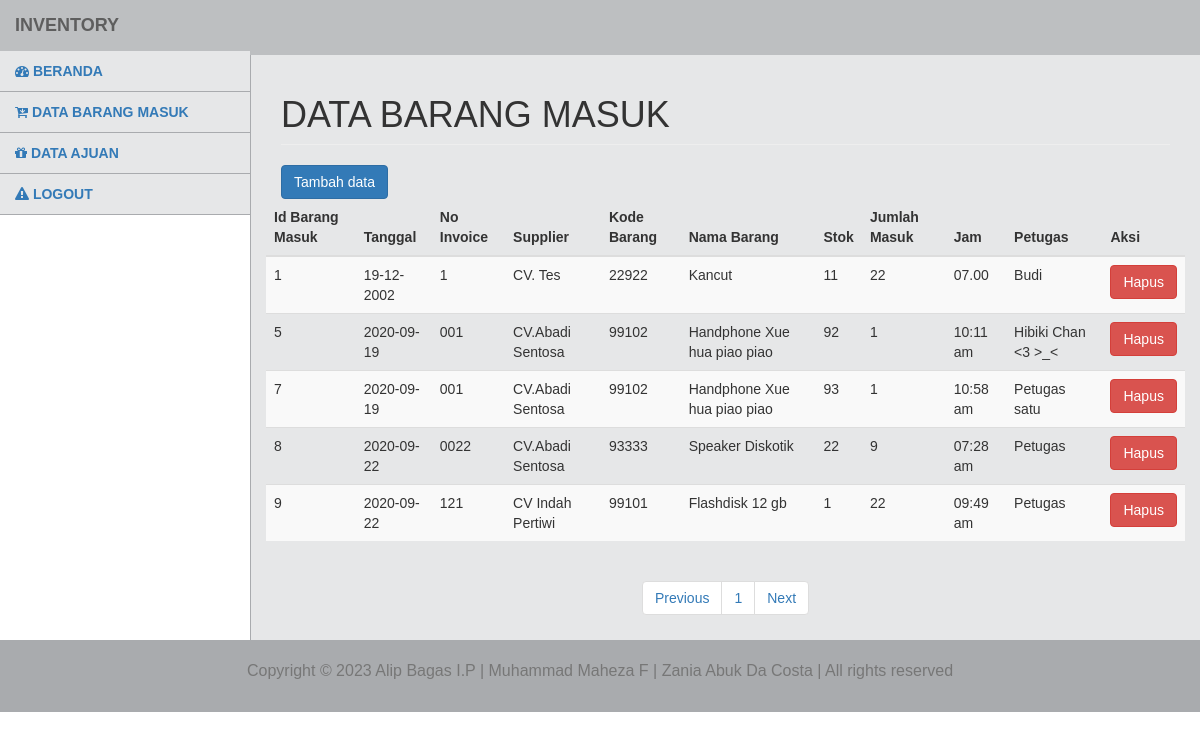
Screenshot of /petugas/modul/barangmasuk/title.php with the database file from the repository.
### tables this page shows
CREATE TABLE `tb_barang_in` (
  `id_brg_in` int(11) NOT NULL,
  `tanggal` varchar(255) NOT NULL,
  `noinv` varchar(11) NOT NULL,
  `supplier` varchar(255) NOT NULL,
  `kode_brg` varchar(11) NOT NULL,
  `nama_brg` varchar(255) NOT NULL,
  `stok` int(11) NOT NULL,
  `jml_masuk` int(11) NOT NULL,
  `jam` varchar(255) NOT NULL,
  `petugas` varchar(255) NOT NULL
);

### petugas/modul/barangmasuk/title.php (the view, shortened to what this page needs)
<!DOCTYPE html>
<html>
    <head>
        <link href="../vendor/css/bootstrap/bootstrap.min.css" rel="stylesheet">
        <link href="../vendor/css/bootstrap/bootstrap.css" rel="stylesheet">
        <link href="../vendor/font-awesome/css/font-awesome.min.css" rel="stylesheet" type="text/css">
        <link href="../css/tampilanadmin.css" rel="stylesheet">
    </head>
    <body>
        <div id="wrapper">
            <nav class="navbar navbar-default navbar-static-top" role="navigation" style="margin-bottom: 0">
            <div class="navbar-header">
                <a class="navbar-brand">Inventory</a>
            </div>
            <ul class="nav navbar-top-links navbar-right">
                <li class="dropdown">
                    <a class="dropdown-toggle" data-toggle="dropdown" href="#">
                    </a>
                </li>
            </ul>
            <div class="navbar-default sidebar" role="navigation">
                <div class="sidebar-nav navbar-collapse">
                    <ul class="nav" id="side-menu">
                        <li>
                            <a href="?m=awal.php">
                                <i class="fa fa-dashboard"></i> Beranda
                            </a>
                        </li>
                        <li>
                            <a href="?m=barangMasuk&s=awal">
                                <i class="fa fa-cart-arrow-down"></i> Data Barang Masuk
                            </a>
                        </li>
                        <li>
                            <a href="?m=ajuan&s=awal">
                                <i class="fa fa-gift"></i> Data Ajuan
                            </a>
                        </li>
                        <li>
                            <a href="logout.php" onclick="return confirm('yakin ingin logout?');">
                                <i class="fa fa-warning"></i> Logout
                            </a>
                        </li>
                    </ul>
                </div>
            </div>
            </nav>
            <div id="page-wrapper">
                <div class="row">
                    <div class="col-lg-12">
                        <h1 class="page-header">Data Barang Masuk</h1>
                    </div>
                </div>
                <button type="button" class="btn btn-primary" data-toggle="modal" data-target="#exampleModalCenter">
                    Tambah data
                </button>
                                        <?php
                                        include ("../koneksi.php");
                                        ?>
                <div class="row">
                    <div class="table-responsive table--no-card m-b-30">
                        <table class="table table-borderless table-striped table-earning">
                            <thead>
                                <tr>
                                    <th>Id Barang Masuk</th>
                                    <th>Tanggal</th>
                                    <th>No Invoice</th>
                                    <th>Supplier</th>
                                    <th>Kode Barang</th>
                                    <th>Nama Barang</th>
                                    <th>Stok</th>
                                    <th>Jumlah Masuk</th>
                                    <th>Jam</th>
                                    <th>Petugas</th>
                                    <th>Aksi</th>
                                </tr>
                            </thead>
                            <tbody>
                                <?php
                                include 'paging.php';
                                ?>
                            </tbody>
                        </table>
                        <center>
                            <ul class="pagination justify-content-center">
                                <li class="page-item">
                                    <a class="page-link" <?php if($halaman > 1){ echo "href='?m=barangMasuk&s=awal&halaman=$previous'"; } ?>>Previous</a>
                                </li>
                                <?php
                                for($x=1;$x<=$total_halaman;$x++){
                                ?>
                                <li class="page-item"><a class="page-link" href="?m=barangMasuk&s=awal&halaman=<?php echo $x ?>"><?php echo $x; ?></a></li>
                                <?php
                                }
                                ?>
                                <li class="page-item">
                                    <a  class="page-link" <?php if($halaman < $total_halaman) { echo "href='?m=barangMasuk&s=awal&halaman=$next'"; } ?>>Next</a>
                                </li>
                            </ul>
                        </center>
                    </div>
                </div>
            </div>
        </div>
        <footer class="text-center">
            <div class="footer-below">
                <div class="container">
                    <div class="row">
                        <div class="col-lg-12">
                            <p class="text-muted" style="font-size: 16px;">Copyright &copy; <script>document.write(new Date().getFullYear());</script> Alip Bagas I.P | Muhammad Maheza F | Zania Abuk Da Costa | All rights reserved</p>
                        </div>
                    </div>
                </div>
            </div>
        </footer>
    </body>
</html>

### petugas/modul/barangmasuk/paging.php (shortened to what this page needs)
<head>
</head>
<?php
include '../koneksi.php';
$batas = 5;
$halaman = isset($_GET['halaman']) ? (int)$_GET['halaman'] : 1;
$halaman_awal = ($halaman>1) ? ($halaman * $batas) - $batas : 0;
$data = mysqli_query($koneksi, "SELECT * FROM tb_barang_in");
$jumlah_data = mysqli_num_rows($data);
$total_halaman = ceil($jumlah_data / $batas);
$data_brg_in = mysqli_query($koneksi, "SELECT * FROM tb_barang_in LIMIT $halaman_awal, $batas");
while ($row=mysqli_fetch_array($data_brg_in)) {
?>
<tr>
    <td><?php echo $row['id_brg_in']; ?></td>
    <td><?php echo $row['tanggal']; ?></td>
    <td><?php echo $row['noinv']; ?></td>
    <td><?php echo $row['supplier']; ?></td>
    <td><?php echo $row['kode_brg']; ?></td>
    <td><?php echo $row['nama_brg']; ?></td>
    <td><?php echo $row['stok']; ?></td>
    <td><?php echo $row['jml_masuk']; ?></td>
    <td><?php echo $row['jam']; ?></td>
    <td><?php echo $row['petugas']; ?></td>
    <td><a href="index.php?m=barangMasuk&s=hapus&id_brg_in=<?php echo $row['id_brg_in'];?>" onclick="return confirm('Yakin Akan dihapus?')"><button class="btn btn-danger">Hapus</button></a></td>
</tr>
<?php
}
?>

### css/tampilanadmin.css (style rules this page uses)
body { font-family: Arial, sans-serif; }
p { font-size: 15px; }
h1 { text-transform: uppercase; font-weight: 500; }
#wrapper { width: 100%; }
#page-wrapper { padding: 0 15px; min-height: 568px; background-color: #E6E7E8; }
@media (min-width: 768px) { #page-wrapper { position: inherit; margin: 0 0 0 250px; padding: 0 30px; border-left: 1px solid #A9ABAE; } }
.navbar { background-color: #BDBFC1; font-weight: 700; font-family: arial; text-transform: uppercase; border: none; }
.navbar-top-links { margin-right: 0; }
.navbar-top-links li { display: inline-block; }
.navbar-top-links li:last-child { margin-right: 15px; }
.navbar-top-links li a { padding: 15px; min-height: 50px; }
.sidebar { background-color: #E6E7E8; }
.sidebar .sidebar-nav.navbar-collapse { padding-left: 0; padding-right: 0; }
.sidebar ul li { border-bottom: 1px solid #A9ABAE; }
@media (min-width: 768px) { .sidebar { z-index: 1; position: absolute; width: 250px; margin-top: 51px; } }
@media (min-width: 768px) { .navbar-top-links { margin-left: auto; } }
footer { color: black; font-size: 15px; }
footer .footer-below { padding: 20px 0; background-color: #A9ABAE; }

### rows the page displays
tb_barang_in: id_brg_in "1", tanggal "19-12-2002", noinv "1", supplier "CV. Tes", kode_brg "22922", nama_brg "Kancut", stok "11", jml_masuk "22", jam "07.00", petugas "Budi"
tb_barang_in: id_brg_in "5", tanggal "2020-09-19", noinv "001", supplier "CV.Abadi Sentosa", kode_brg "99102", nama_brg "Handphone Xue hua piao piao", stok "92", jml_masuk "1", jam "10:11 am", petugas "Hibiki Chan <3 >_<"
tb_barang_in: id_brg_in "7", tanggal "2020-09-19", noinv "001", supplier "CV.Abadi Sentosa", kode_brg "99102", nama_brg "Handphone Xue hua piao piao", stok "93", jml_masuk "1", jam "10:58 am", petugas "Petugas satu"
tb_barang_in: id_brg_in "8", tanggal "2020-09-22", noinv "0022", supplier "CV.Abadi Sentosa", kode_brg "93333", nama_brg "Speaker Diskotik", stok "22", jml_masuk "9", jam "07:28 am", petugas "Petugas"
tb_barang_in: id_brg_in "9", tanggal "2020-09-22", noinv "121", supplier "CV Indah Pertiwi", kode_brg "99101", nama_brg "Flashdisk 12 gb", stok "1", jml_masuk "22", jam "09:49 am", petugas "Petugas"
